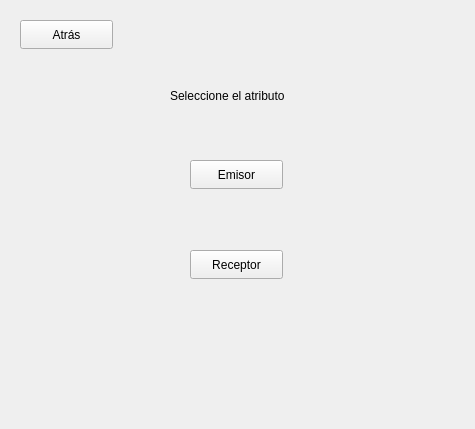
<?xml version="1.0" encoding="UTF-8"?>
<ui version="4.0">
 <class>busquedaStartWith</class>
 <widget class="QWidget" name="busquedaStartWith">
  <property name="geometry">
   <rect>
    <x>0</x>
    <y>0</y>
    <width>475</width>
    <height>429</height>
   </rect>
  </property>
  <property name="windowTitle">
   <string>Form</string>
  </property>
  <widget class="QPushButton" name="btn_atras">
   <property name="geometry">
    <rect>
     <x>20</x>
     <y>20</y>
     <width>93</width>
     <height>29</height>
    </rect>
   </property>
   <property name="text">
    <string>Atrás</string>
   </property>
  </widget>
  <widget class="QPushButton" name="btn_emisor">
   <property name="geometry">
    <rect>
     <x>190</x>
     <y>160</y>
     <width>93</width>
     <height>29</height>
    </rect>
   </property>
   <property name="text">
    <string>Emisor</string>
   </property>
  </widget>
  <widget class="QPushButton" name="btn_receptor">
   <property name="geometry">
    <rect>
     <x>190</x>
     <y>250</y>
     <width>93</width>
     <height>29</height>
    </rect>
   </property>
   <property name="text">
    <string>Receptor</string>
   </property>
  </widget>
  <widget class="QLabel" name="label">
   <property name="geometry">
    <rect>
     <x>170</x>
     <y>80</y>
     <width>151</width>
     <height>31</height>
    </rect>
   </property>
   <property name="text">
    <string>Seleccione el atributo</string>
   </property>
  </widget>
 </widget>
 <resources/>
 <connections/>
</ui>
